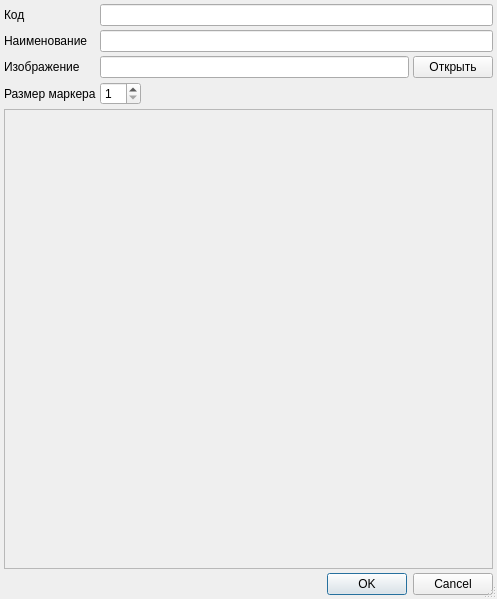
<?xml version="1.0" encoding="UTF-8"?>
<ui version="4.0">
 <class>ItemEditorDialog</class>
 <widget class="QDialog" name="ItemEditorDialog">
  <property name="geometry">
   <rect>
    <x>0</x>
    <y>0</y>
    <width>497</width>
    <height>599</height>
   </rect>
  </property>
  <property name="windowTitle">
   <string>Dialog</string>
  </property>
  <property name="sizeGripEnabled">
   <bool>true</bool>
  </property>
  <layout class="QGridLayout" name="gridLayout">
   <property name="margin">
    <number>4</number>
   </property>
   <property name="spacing">
    <number>4</number>
   </property>
   <item row="0" column="0">
    <widget class="QLabel" name="lblCode">
     <property name="text">
      <string>Код</string>
     </property>
    </widget>
   </item>
   <item row="0" column="1" colspan="2">
    <widget class="QLineEdit" name="edtCode"/>
   </item>
   <item row="1" column="0">
    <widget class="QLabel" name="lblName">
     <property name="text">
      <string>Наименование</string>
     </property>
    </widget>
   </item>
   <item row="1" column="1" colspan="2">
    <widget class="QLineEdit" name="edtName"/>
   </item>
   <item row="2" column="0">
    <widget class="QLabel" name="lblImage">
     <property name="text">
      <string>Изображение</string>
     </property>
    </widget>
   </item>
   <item row="2" column="1">
    <widget class="QLineEdit" name="edtImage">
     <property name="whatsThis">
      <string>Путь к картинке</string>
     </property>
     <property name="readOnly">
      <bool>true</bool>
     </property>
    </widget>
   </item>
   <item row="2" column="2">
    <widget class="QPushButton" name="btnOpen">
     <property name="text">
      <string>Открыть</string>
     </property>
    </widget>
   </item>
   <item row="3" column="0">
    <widget class="QLabel" name="lblMarkSize">
     <property name="text">
      <string>Размер маркера</string>
     </property>
    </widget>
   </item>
   <item row="3" column="1">
    <widget class="QSpinBox" name="edtMarkSize">
     <property name="sizePolicy">
      <sizepolicy hsizetype="Maximum" vsizetype="Fixed">
       <horstretch>0</horstretch>
       <verstretch>0</verstretch>
      </sizepolicy>
     </property>
     <property name="minimum">
      <number>1</number>
     </property>
     <property name="maximum">
      <number>10</number>
     </property>
    </widget>
   </item>
   <item row="4" column="0" colspan="3">
    <widget class="QScrollArea" name="scrollAreaPixmap">
     <property name="widgetResizable">
      <bool>true</bool>
     </property>
     <property name="alignment">
      <set>Qt::AlignBottom|Qt::AlignJustify</set>
     </property>
     <widget class="QWidget" name="scrollAreaWidgetContents">
      <property name="geometry">
       <rect>
        <x>0</x>
        <y>0</y>
        <width>485</width>
        <height>458</height>
       </rect>
      </property>
      <layout class="QGridLayout" name="gridLayout_2">
       <property name="margin">
        <number>4</number>
       </property>
       <property name="spacing">
        <number>4</number>
       </property>
       <item row="0" column="0">
        <widget class="QLabel" name="lblPixmap">
         <property name="frameShape">
          <enum>QFrame::NoFrame</enum>
         </property>
         <property name="frameShadow">
          <enum>QFrame::Plain</enum>
         </property>
         <property name="text">
          <string/>
         </property>
         <property name="scaledContents">
          <bool>false</bool>
         </property>
         <property name="alignment">
          <set>Qt::AlignLeading|Qt::AlignLeft|Qt::AlignTop</set>
         </property>
        </widget>
       </item>
      </layout>
     </widget>
    </widget>
   </item>
   <item row="5" column="0" colspan="3">
    <widget class="QDialogButtonBox" name="buttonBox">
     <property name="orientation">
      <enum>Qt::Horizontal</enum>
     </property>
     <property name="standardButtons">
      <set>QDialogButtonBox::Cancel|QDialogButtonBox::Ok</set>
     </property>
    </widget>
   </item>
  </layout>
 </widget>
 <tabstops>
  <tabstop>edtCode</tabstop>
  <tabstop>edtName</tabstop>
  <tabstop>edtImage</tabstop>
  <tabstop>btnOpen</tabstop>
  <tabstop>edtMarkSize</tabstop>
  <tabstop>scrollAreaPixmap</tabstop>
  <tabstop>buttonBox</tabstop>
 </tabstops>
 <resources/>
 <connections>
  <connection>
   <sender>buttonBox</sender>
   <signal>accepted()</signal>
   <receiver>ItemEditorDialog</receiver>
   <slot>accept()</slot>
   <hints>
    <hint type="sourcelabel">
     <x>252</x>
     <y>412</y>
    </hint>
    <hint type="destinationlabel">
     <x>157</x>
     <y>274</y>
    </hint>
   </hints>
  </connection>
  <connection>
   <sender>buttonBox</sender>
   <signal>rejected()</signal>
   <receiver>ItemEditorDialog</receiver>
   <slot>reject()</slot>
   <hints>
    <hint type="sourcelabel">
     <x>287</x>
     <y>412</y>
    </hint>
    <hint type="destinationlabel">
     <x>286</x>
     <y>274</y>
    </hint>
   </hints>
  </connection>
 </connections>
</ui>
